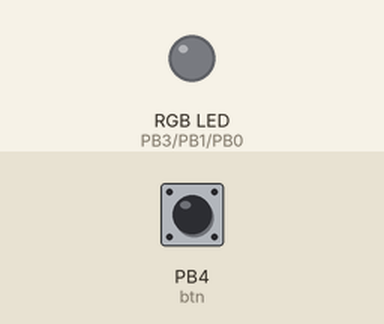
This sketch was run on a simulated ATtiny85, built with avr-gcc and run on an emulated ATtiny85. On the bench: an RGB LED mixed from three pins (HIGH = lit). Inputs (shaded band) come from the test bench; at power-on: PB4 (btn) LOW. Sleep ends after the set time or at an interrupt.

Above: at 1.2 s.
1.3 s: PB4 (btn) pulled HIGH for 3.2 s
At 5.0 s:
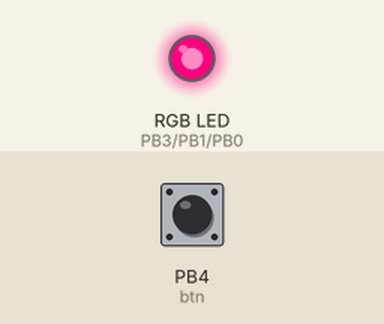
6.0 s: PB4 (btn) pulled HIGH for 0.15 s
At 7.0 s:
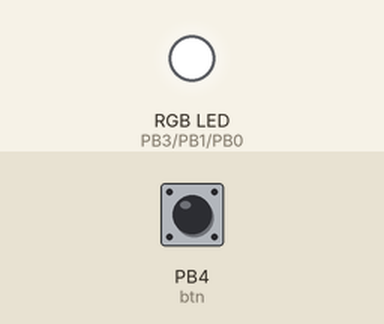
7.6 s: PB4 (btn) pulled HIGH for 1 s
At 9.8 s:
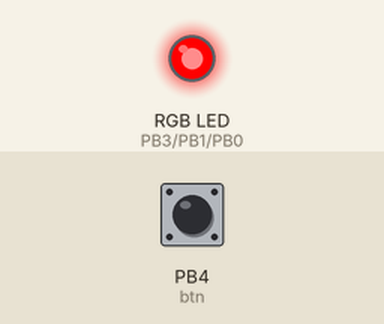
10.1 s: PB4 (btn) pulled HIGH for 0.15 s
At 11.0 s:
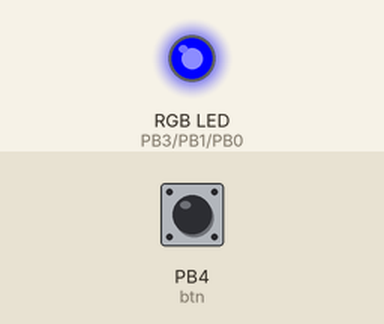
Timing chart, 0 to 12.7 s (numbered marks = the images above; inputs shaded):
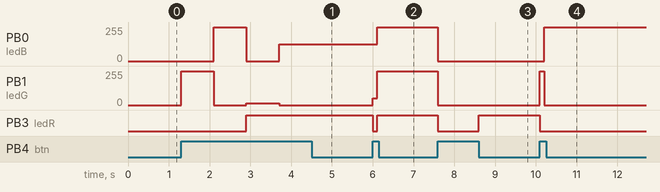

Measured:
- after the input at 1.3 s, PB0 (ledB): 0/255 → 255/255 after 0.80 s, → 0/255 0.80 s later, → 125/255 0.80 s later; PB1 (ledG): 0/255 → 255/255 at once, → 0/255 0.80 s later, → 15/255 0.80 s later, → 0/255 0.80 s later; PB3 (ledR): LOW → HIGH after 1.6 s
- after the input at 6.0 s, PB0 (ledB): 125/255 → 255/255 after 0.11 s; PB1 (ledG): 0/255 → 50/255 at once, → 255/255 0.11 s later; PB3 (ledR): HIGH → LOW at once, → HIGH 0.11 s later
- after the input at 7.6 s, PB0 (ledB), PB1 (ledG): 255/255 → 0/255 at once; PB3 (ledR): HIGH → LOW at once, → HIGH 1.0 s later
- after the input at 10.1 s, PB0 (ledB): 0/255 → 255/255 after 0.10 s; PB1 (ledG): 0/255 → 255/255 at once, → 0/255 0.10 s later; PB3 (ledR): HIGH → LOW at once

The sketch:

LedControllerAT85.ino
```cpp
#include <avr/sleep.h>
#include <avr/interrupt.h>

//Pin Definitions
int ledR = 3;
int ledG = 1;//PWM possible
int ledB = 0; //PWM possible
int btn = 4;

//Variables definitions
int debounceinterval = 800; //Button debounce interval
int debounceflag = 0;//Button debaounce flag
unsigned long currentmillis;
long prevmillis = 0;
int buttonstate;

//Function Prototypes
void Timers (void);
void LedControl(void);
void Timers(void);

// Setup routine
void setup() {
  pinMode(ledG, OUTPUT);
  pinMode(ledB, OUTPUT);
  pinMode (ledR, OUTPUT);
  pinMode(btn,INPUT);
  buttonstate=0;
}

// Main Loop
void loop()
{

 Timers();
 Buttons();
 LedControl();
 sleep();

}

void Timers(void)
{
  currentmillis = millis();//Value for the millis() counter
  //Debounce timer for the buttons used in the device
  if (currentmillis - prevmillis > debounceinterval)
  {
    debounceflag = 0;
    prevmillis = currentmillis;
  }
}

void Buttons(void) //Reads the Button Inputs
{
  if ((digitalRead(btn) == HIGH) && (debounceflag == 0))
  {
    buttonstate++;
     debounceflag = 1;
  }
}

void sleep(void)
{
  if (buttonstate==0)
  {
    GIMSK |= _BV(PCIE);                     // Enable Pin Change Interrupts
    PCMSK |= _BV(PCINT4);                   // Use PB4 as interrupt pin
    ADCSRA &= ~_BV(ADEN);                   // ADC off
    set_sleep_mode(SLEEP_MODE_PWR_DOWN);    // replaces above statement

    sleep_enable();                         // Sets the Sleep Enable bit in the MCUCR Register (SE BIT)
    sei();                                  // Enable interrupts
    sleep_cpu();                            // sleep
  }
}


ISR(PCINT0_vect)
{

    cli();                                  // Disable interrupts
    PCMSK &= ~_BV(PCINT4);                  // Turn off PB4 as interrupt pin
    sleep_disable();                        // Clear SE bit
    ADCSRA |= _BV(ADEN);                    // ADC on
    buttonstate++;
  //
}

void LedControl(void)
{
  switch (buttonstate)
  {
  case 1:
   digitalWrite(ledR,HIGH);
   digitalWrite(ledG,LOW);
  digitalWrite(ledB,LOW);
   break;
  case 2:
  digitalWrite(ledG,HIGH);
  digitalWrite(ledB,LOW);
  digitalWrite(ledR,LOW);
  break;
  case 3:
   digitalWrite(ledB,HIGH);
  digitalWrite(ledG,LOW);
  digitalWrite(ledR,LOW);
  break;
  case 4:
  analogWrite(ledG,15);
  digitalWrite(ledR,HIGH);
  digitalWrite(ledB,LOW);
  break;
  case 5:
  digitalWrite(ledR,HIGH);
  analogWrite(ledB,125);
  digitalWrite(ledG,LOW);
  break;
  case 6:
  analogWrite(ledG,50);
  analogWrite(ledB,125);
  digitalWrite(ledR,LOW);
  break;
  case 7:
  digitalWrite(ledR,HIGH);
  digitalWrite(ledG,HIGH);
  digitalWrite(ledB,HIGH);
  break;
  case 8:
  digitalWrite(ledR,LOW);
  digitalWrite(ledG,LOW);
  digitalWrite(ledB,LOW);
  buttonstate=0;
  delay(200);
  break;
 }
}
```
